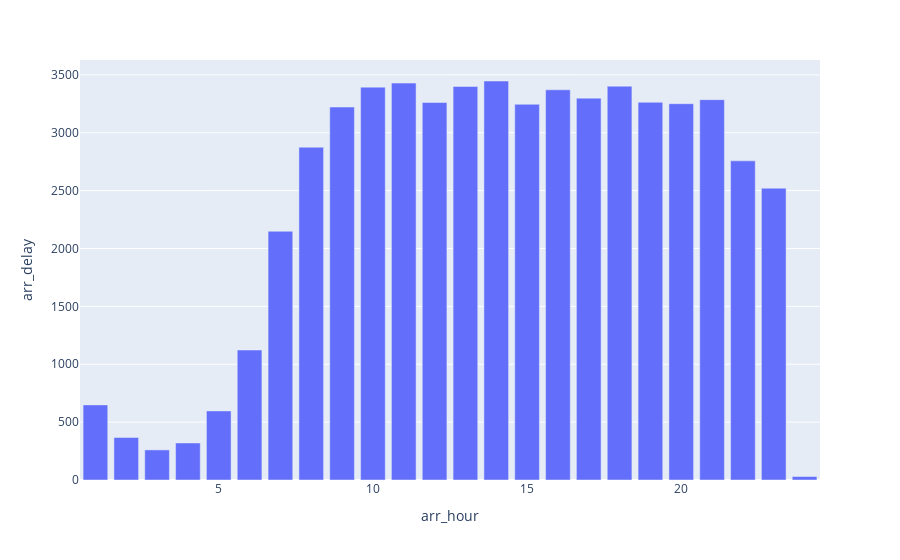

Notebook source saved alongside this figure:
### Markdown cell above
However, as seen before there are very few flights during these hours, so these results can be skewed.

### Code cell
arr_hour_amt = day_avg.groupby('arr_hour').count().reset_index()
px.bar(arr_hour_amt, x='arr_hour', y='arr_delay')

### Figure 1 — Plotly figure (JSON) as saved in the notebook; plotly's stock layout.template omitted (floating-point values rounded to 4 significant figures)
{"data": [{"alignmentgroup": "True", "hovertemplate": "arr_hour=%{x}<br>arr_delay=%{y}<extra></extra>", "legendgroup": "", "marker": {"color": "#636efa", "pattern": {"shape": ""}}, "name": "", "offsetgroup": "", "orientation": "v", "showlegend": false, "textposition": "auto", "type": "bar", "x": [1, 2, 3, 4, 5, 6, 7, 8, 9, 10, 11, 12, 13, 14, 15, 16, 17, 18, 19, 20, 21, 22, 23, 24], "xaxis": "x", "y": [649, 367, 260, 320, 597, 1123, 2149, 2875, 3222, 3394, 3429, 3261, 3400, 3447, 3246, 3371, 3299, 3402, 3263, 3251, 3286, 2757, 2521, 30], "yaxis": "y"}], "layout": {"barmode": "relative", "legend": {"tracegroupgap": 0}, "margin": {"t": 60}, "xaxis": {"anchor": "y", "domain": [0, 1], "title": {"text": "arr_hour"}}, "yaxis": {"anchor": "x", "domain": [0, 1], "title": {"text": "arr_delay"}}}}
